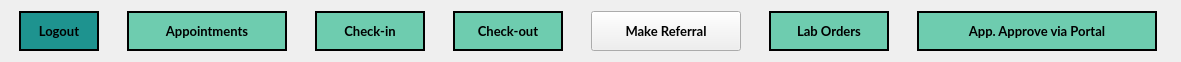
      <widget class="QGroupBox" name="groupBox_17">
       <property name="geometry">
        <rect>
         <x>110</x>
         <y>41</y>
         <width>1181</width>
         <height>51</height>
        </rect>
       </property>
       <property name="styleSheet">
        <string notr="true">QGroupBox {
	border: none;
	border-image: none;
	background-color: none;
}</string>
       </property>
       <layout class="QHBoxLayout" name="Layout_NavBar_8">
        <property name="spacing">
         <number>20</number>
        </property>
        <item>
         <widget class="QPushButton" name="Nav_LogoutBtn_8">
          <property name="minimumSize">
           <size>
            <width>80</width>
            <height>40</height>
           </size>
          </property>
          <property name="maximumSize">
           <size>
            <width>60</width>
            <height>16777215</height>
           </size>
          </property>
          <property name="font">
           <font>
            <family>Lato</family>
            <pointsize>10</pointsize>
            <weight>75</weight>
            <bold>true</bold>
           </font>
          </property>
          <property name="cursor">
           <cursorShape>PointingHandCursor</cursorShape>
          </property>
          <property name="styleSheet">
           <string notr="true">QPushButton {
	border-image: none;
	background-color: rgb(30, 147, 143);
	color: black;
	border: 2px solid black;
}

QPushButton::hover {
	background-color: rgb(14, 81, 85);
	color: white;
}</string>
          </property>
          <property name="text">
           <string>Logout</string>
          </property>
         </widget>
        </item>
        <item>
         <widget class="QPushButton" name="Nav_Appointments_8">
          <property name="enabled">
           <bool>false</bool>
          </property>
          <property name="sizePolicy">
           <sizepolicy hsizetype="Preferred" vsizetype="Fixed">
            <horstretch>0</horstretch>
            <verstretch>0</verstretch>
           </sizepolicy>
          </property>
          <property name="minimumSize">
           <size>
            <width>160</width>
            <height>40</height>
           </size>
          </property>
          <property name="maximumSize">
           <size>
            <width>90</width>
            <height>16777215</height>
           </size>
          </property>
          <property name="font">
           <font>
            <family>Lato</family>
            <pointsize>10</pointsize>
            <weight>75</weight>
            <bold>true</bold>
           </font>
          </property>
          <property name="cursor">
           <cursorShape>PointingHandCursor</cursorShape>
          </property>
          <property name="autoFillBackground">
           <bool>false</bool>
          </property>
          <property name="styleSheet">
           <string notr="true">QPushButton {
	border-image: none;
	background-color: #6ECCAF;
	color: black;
	border: 2px solid black;
}

QPushButton::hover {
	background-color: rgb(139, 231, 100);
	color: white;
}</string>
          </property>
          <property name="text">
           <string>Appointments</string>
          </property>
         </widget>
        </item>
        <item>
         <widget class="QPushButton" name="Nav_CheckinBtn_8">
          <property name="minimumSize">
           <size>
            <width>110</width>
            <height>40</height>
           </size>
          </property>
          <property name="maximumSize">
           <size>
            <width>80</width>
            <height>16777215</height>
           </size>
          </property>
          <property name="font">
           <font>
            <family>Lato</family>
            <pointsize>10</pointsize>
            <weight>75</weight>
            <bold>true</bold>
           </font>
          </property>
          <property name="cursor">
           <cursorShape>PointingHandCursor</cursorShape>
          </property>
          <property name="styleSheet">
           <string notr="true">QPushButton {
	border-image: none;
	background-color: #6ECCAF;
	color: black;
	border: 2px solid black;
}

QPushButton::hover {
	background-color: rgb(139, 231, 100);
	color: white;
}
</string>
          </property>
          <property name="text">
           <string>Check-in</string>
          </property>
         </widget>
        </item>
        <item>
         <widget class="QPushButton" name="Nav_CheckoutBtn_8">
          <property name="minimumSize">
           <size>
            <width>110</width>
            <height>40</height>
           </size>
          </property>
          <property name="maximumSize">
           <size>
            <width>90</width>
            <height>16777215</height>
           </size>
          </property>
          <property name="font">
           <font>
            <family>Lato</family>
            <pointsize>10</pointsize>
            <weight>75</weight>
            <bold>true</bold>
           </font>
          </property>
          <property name="cursor">
           <cursorShape>PointingHandCursor</cursorShape>
          </property>
          <property name="styleSheet">
           <string notr="true">

QPushButton {
	border-image: none;
	background-color: #6ECCAF;
	color: black;
	border: 2px solid black;
}

QPushButton::hover {
	background-color: rgb(139, 231, 100);
	color: white;
}
</string>
          </property>
          <property name="text">
           <string>Check-out</string>
          </property>
         </widget>
        </item>
        <item>
         <widget class="QPushButton" name="Nav_MakeReferralBtn_8">
          <property name="minimumSize">
           <size>
            <width>150</width>
            <height>40</height>
           </size>
          </property>
          <property name="maximumSize">
           <size>
            <width>110</width>
            <height>16777215</height>
           </size>
          </property>
          <property name="font">
           <font>
            <family>Lato</family>
            <pointsize>10</pointsize>
            <weight>75</weight>
            <bold>true</bold>
           </font>
          </property>
          <property name="cursor">
           <cursorShape>PointingHandCursor</cursorShape>
          </property>
          <property name="styleSheet">
           <string notr="true">

QPushButton {
	border-image: none;
	background-color: rgba(110, 204, 175, .2);
	color: rgba(0, 0, 0, .2);
	border: 2px solid rgba(0, 0, 0, .2);
}

QPushButton::hover {
	background-color: rgb(139, 231, 100);
	color: white;
}</string>
          </property>
          <property name="text">
           <string>Make Referral</string>
          </property>
         </widget>
        </item>
        <item>
         <widget class="QPushButton" name="Nav_LabOrdersBtn_8">
          <property name="minimumSize">
           <size>
            <width>120</width>
            <height>40</height>
           </size>
          </property>
          <property name="maximumSize">
           <size>
            <width>90</width>
            <height>16777215</height>
           </size>
          </property>
          <property name="font">
           <font>
            <family>Lato</family>
            <pointsize>10</pointsize>
            <weight>75</weight>
            <bold>true</bold>
           </font>
          </property>
          <property name="cursor">
           <cursorShape>PointingHandCursor</cursorShape>
          </property>
          <property name="styleSheet">
           <string notr="true">QPushButton {
	border-image: none;
	background-color: #6ECCAF;
	color: black;
	border: 2px solid black;
}

QPushButton::hover {
	background-color: rgb(139, 231, 100);
	color: white;
}</string>
          </property>
          <property name="text">
           <string>Lab Orders</string>
          </property>
         </widget>
        </item>
        <item>
         <widget class="QPushButton" name="Nav_ApproveAppointmentsBtn_8">
          <property name="minimumSize">
           <size>
            <width>240</width>
            <height>40</height>
           </size>
          </property>
          <property name="maximumSize">
           <size>
            <width>90</width>
            <height>16777215</height>
           </size>
          </property>
          <property name="font">
           <font>
            <family>Lato</family>
            <pointsize>10</pointsize>
            <weight>75</weight>
            <bold>true</bold>
           </font>
          </property>
          <property name="cursor">
           <cursorShape>PointingHandCursor</cursorShape>
          </property>
          <property name="styleSheet">
           <string notr="true">QPushButton {
	border-image: none;
	background-color: #6ECCAF;
	color: black;
	border: 2px solid black;
}

QPushButton::hover {
	background-color: rgb(139, 231, 100);
	color: white;
}</string>
          </property>
          <property name="text">
           <string>App. Approve via Portal</string>
          </property>
         </widget>
        </item>
       </layout>
      </widget>
